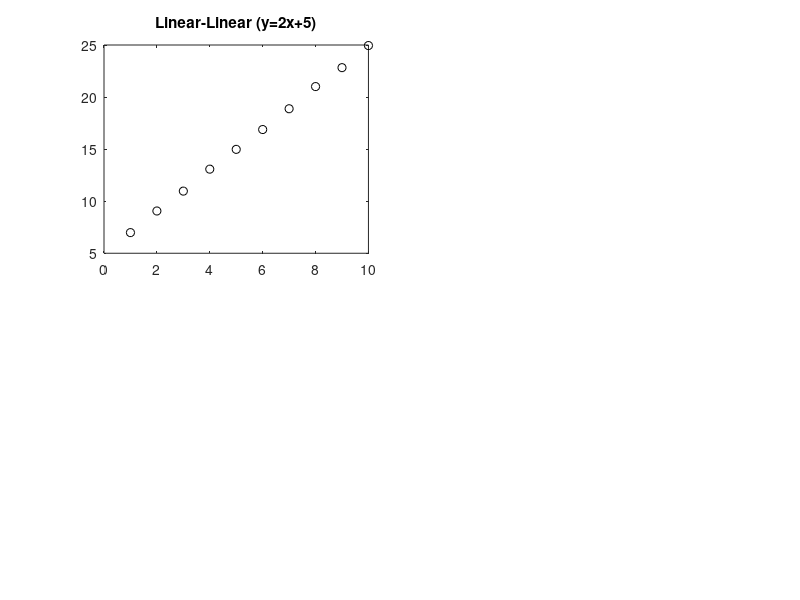

The MATLAB script that drew this image: (Note: this script raises an error after producing the figure.)
function test_plot_lineReg_log()
    % TEST_PLOT_LINEREG_LOG Verifies plot_lineReg on linear/log scales.

    hFig = figure('Name', 'plot_lineReg Test', 'Position', [100 100 1200 800]);

    %% 1. Linear-Linear
    % Expected: y = 2x + 5
    subplot(2, 2, 1);
    x = 1:10;
    y = 2*x + 5 + randn(size(x))*0.1;
    plot(x, y, 'ko'); 
    title('Linear-Linear (y=2x+5)');
    [h, stats] = plot_lineReg(x, y);
    xlabel(sprintf('Slope=%.2f (Exp: 2.00)', stats.slope));

    %% 2. Log-Log (Power Law)
    % Expected: y = 100 * x^-1.5  => log(y) = -1.5*log(x) + 2
    subplot(2, 2, 2);
    x = logspace(0, 2, 20);
    y = 100 .* x.^(-1.5) .* 10.^(randn(size(x))*0.05);
    loglog(x, y, 'ko');
    title('Log-Log (Pow: y=100 x^{-1.5})');
    [h, stats] = plot_lineReg(x, y);
    xlabel(sprintf('Slope=%.2f (Exp: -1.50)', stats.slope));
    ylim([0.1, 200]); xlim([0.8, 120]);

    %% 3. Semilog-Y (Exponential)
    % Expected: y = 10 * 10^(0.5x) => log10(y) = 0.5x + 1
    subplot(2, 2, 3);
    x = 0:0.5:5;
    y = 10 .* 10.^(0.5*x) .* 10.^(randn(size(x))*0.05);
    plot(x, y, 'ko');
    set(gca, 'YScale', 'log');
    title('Semilog-Y (Exp: y=10^{0.5x+1})');
    [h, stats] = plot_lineReg(x, y);
    xlabel(sprintf('Slope=%.2f (Exp: 0.50)', stats.slope));

    %% 4. Semilog-X (Logarithmic)
    % Expected: y = 2*log10(x) + 3
    subplot(2, 2, 4);
    x = logspace(0, 2, 20);
    y = 2*log10(x) + 3 + randn(size(x))*0.1;
    plot(x, y, 'ko');
    set(gca, 'XScale', 'log');
    title('Semilog-X (Log: y=2log(x)+3)');
    [h, stats] = plot_lineReg(x, y);
    xlabel(sprintf('Slope=%.2f (Exp: 2.00)', stats.slope));

    disp('Test completed. Check figure for straight fit lines and correct slopes.');
end
